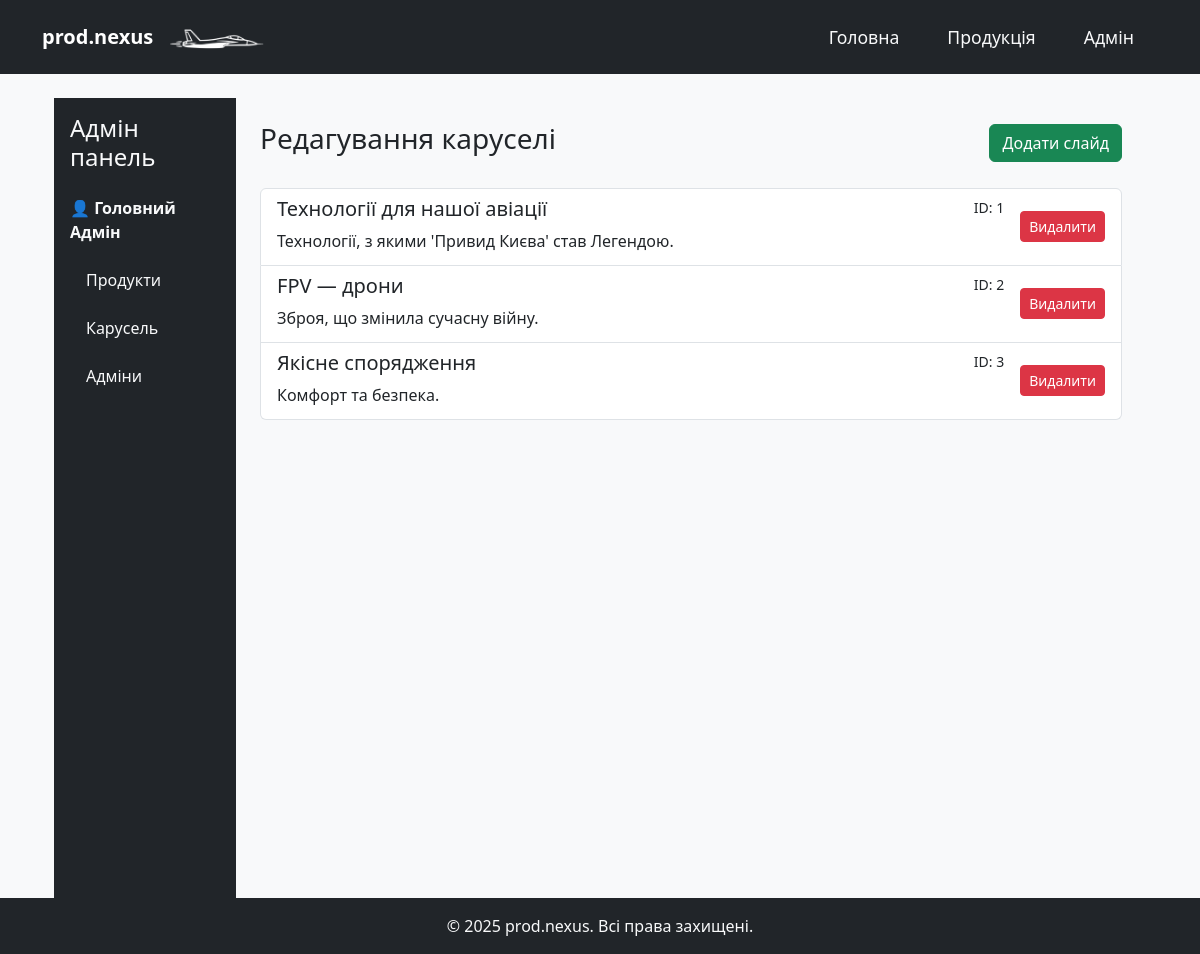
The app's page /admin/carousel (signed in) with its own data.
### models.py (models this page shows, shortened)
class User(UserMixin, db.Model):
    __tablename__ = "users"
    id = db.Column(db.Integer, primary_key=True)
    username = db.Column(db.String(64), unique=True, nullable=False)
    name = db.Column(db.String(64), nullable=False)
    email = db.Column(db.String(120), unique=True, nullable=False)
    password = db.Column(db.String(128), nullable=False)

class CarouselItem(db.Model):
    __tablename__ = "carousel_items"
    id = db.Column(db.Integer, primary_key=True)
    img = db.Column(db.String(200), nullable=False)
    title = db.Column(db.String(200), nullable=False)
    desc = db.Column(db.Text, nullable=False)
    text_position = db.Column(db.String(20), default="center")
    button_text = db.Column(db.String(100), default="")
    button_link = db.Column(db.String(200), default="#")

### app.py (the view)
@app.route("/admin/carousel")
@login_required
def admin_carousel():
    carousel_items = CarouselItem.query.all()
    return render_template("admin_carousel.html", carousel_items=carousel_items, admin_name=current_user.name)

### app.py (called while the page is built)
@login_manager.user_loader
def load_user(user_id):
    return User.query.get(int(user_id))

### templates/admin_carousel.html
{% extends "base.html" %}
{% block content %}
<div class="container-fluid">
  <div class="row">
    {% include "admin_sidebar.html" %}
    <div class="col-md-9 col-lg-10 p-4">
      <div class="d-flex justify-content-between align-items-center mb-4">
        <h3>Редагування каруселі</h3>
        <a href="{{ url_for('add_carousel_item') }}" class="btn btn-success">Додати слайд</a>
      </div>
      <div class="list-group">
        {% for item in carousel_items %}
        <div class="list-group-item d-flex justify-content-between align-items-center">
          <a href="{{ url_for('edit_carousel', item_id=item.id) }}" class="flex-grow-1 text-decoration-none text-dark">
            <div class="d-flex w-100 justify-content-between">
              <h5>{{ item.title or "Без заголовку" }}</h5>
              <small>ID: {{ item.id }}</small>
            </div>
            <p class="mb-1 text-truncate">{{ item.desc }}</p>
          </a>
          <form action="{{ url_for('delete_carousel_item', item_id=item.id) }}" method="POST" class="ms-3">
            <button type="submit" class="btn btn-danger btn-sm"
                    onclick="return confirm('Ви впевнені, що хочете видалити цей слайд?');">
              Видалити
            </button>
          </form>
        </div>
        {% else %}
        <div class="alert alert-info">Слайдів поки немає.</div>
        {% endfor %}
      </div>
    </div>
  </div>
</div>
{% endblock %}

### templates/admin_sidebar.html
<div class="d-flex">
  <div class="bg-dark text-light p-3" style="width:241px; min-height:100vh;">
    <h4 class="mb-4">Адмін панель</h4>
    <div class="mb-3">
      <strong>👤 {{ admin_name }}</strong>
    </div>
    <ul class="nav flex-column">
      <li class="nav-item mb-2">
        <a class="nav-link text-light" href="{{ url_for('admin_dashboard') }}">Продукти</a>
      </li>
      <li class="nav-item mb-2">
        <a class="nav-link text-light" href="{{ url_for('admin_carousel') }}">Карусель</a>
      </li>
      <li class="nav-item mb-2">
        <a class="nav-link text-light" href="{{ url_for('admin') }}">Адміни</a>
      </li>
    </ul>
  </div>

### static/css/style.css (style rules this page uses)
body { background-color: #f8f9fa; margin: 0; }

### records on screen
User: name "Головний Адмін"
CarouselItem: title "Технології для нашої авіації", id "1", desc "Технології, з якими 'Привид Києва' став Легендою."
CarouselItem: title "FPV — дрони", id "2", desc "Зброя, що змінила сучасну війну."
CarouselItem: title "Якісне спорядження", id "3", desc "Комфорт та безпека."
